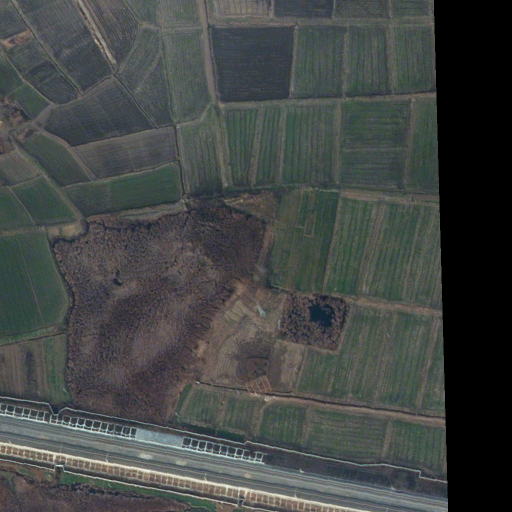
#> input picture datasets/3050.png, 1024 x 1024 px (shown at 1/2 size)
$ python -i waterbodyextraction.py   (imports and definitions only)
#> lines starting #> are read from the running program, lines starting #| are printed output that depends on the picture; after the words box and inside, x2 and y2 are one past the last pixel; in counts of white or black regions, pixels touching at a corner belong together
#> further down, picture is the input picture: shape (1024, 1024, 3); mean B, G, R 69.2, 70.9, 67.3
import numpy as np
from skimage import io
from skimage.filters.rank import entropy
from skimage.morphology import disk
from skimage.filters import threshold_otsu
from scipy.ndimage import convolve
from scipy.ndimage import binary_fill_holes
from skimage.morphology import remove_small_objects, disk


def waterbodies_extraction(image):
    """
    Fungsi untuk mengekstrak objek air dari citra menggunakan metode entropi dan thresholding Otsu.
    Proses : 1. Hitung entropi citra
             2. Terapkan thresholding Otsu
             3. Lakukan pengisian lubang pada citra biner
             4. Hapus objek kecil yang tidak signifikan.
             5. Refinement mask untuk menghilangkan area yang tidak diinginkan
             6. Hapus kembali objek kecil yang tidak signifikan.

    Args:
        image_path (str): Path ke citra yang akan diproses.
    Returns:
        dense_binary_img (ndarray): Citra biner hasil ekstraksi objek air.

    Example:
        >>> mask_water = waterbodies_extraction("path/to/image.jpg")
    """


    # img = io.imread(image_path)
    img = image
    entropy_img = entropy(img[:, :, 0], footprint=disk(3))
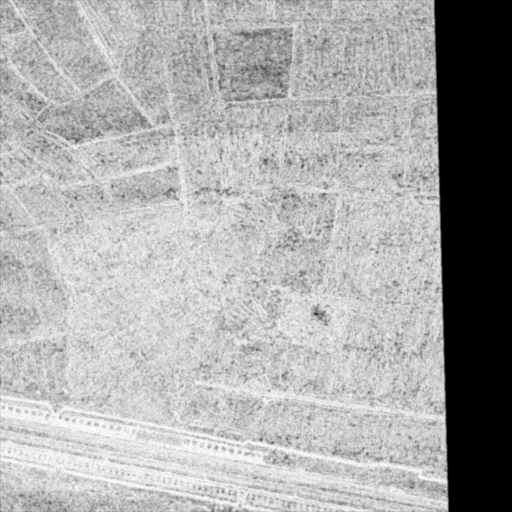
#> entropy_img: shape (1024, 1024) float64 (shown at 1/2 size); min 0, max 4.86, mean 3.23; drawn with min black and max white
    thresh = threshold_otsu(entropy_img)
#> thresh = 1.89
    binary_img = entropy_img <= thresh
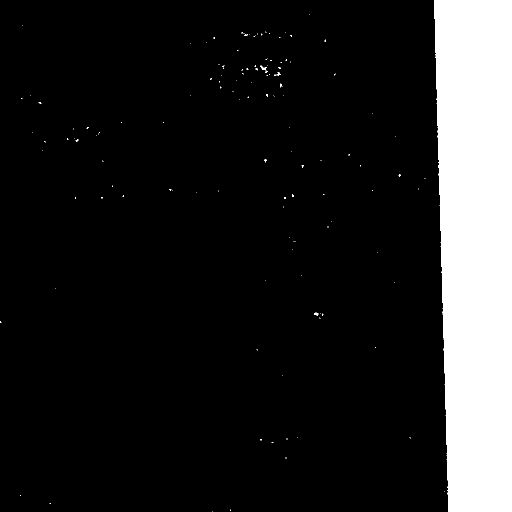
#> binary_img: shape (1024, 1024) bool (shown at 1/2 size); 13.9% white; 142 white regions (138 under 20 px), largest, box (x1, y1, x2, y2) and area: (868, 0, 1024, 1024) 144639, (521, 131, 534, 141) 50, (628, 625, 638, 631) 36, (553, 145, 561, 151) 29

    dense_binary_img = binary_fill_holes(binary_img)
    dense_binary_img = remove_small_objects(dense_binary_img, min_size=500)
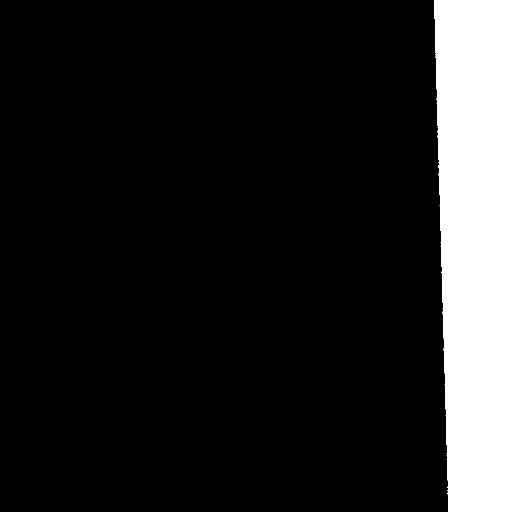
#> dense_binary_img: shape (1024, 1024) bool (shown at 1/2 size); 13.8% white; 1 white region, box (x1, y1, x2, y2) and area: (868, 0, 1024, 1024) 144639
    dense_binary_img = refine_mask(dense_binary_img, iterations=3, min_neighbors=8)
    dense_binary_img = remove_small_objects(dense_binary_img, min_size=500)

    return dense_binary_img

def refine_mask(binary_img, iterations=1, min_neighbors=6):
    """
    Fungsi untuk memperhalus citra biner dengan menghitung jumlah tetangga.
    Proses : 1. Hitung jumlah tetangga untuk setiap piksel
             2. Pertahankan piksel yang memiliki jumlah tetangga lebih dari ambang batas.
    Args:
        binary_img (ndarray): Citra biner yang akan diperhalus.
        iterations (int): Jumlah iterasi untuk memperhalus citra.
        min_neighbors (int): Ambang batas jumlah tetangga untuk mempertahankan piksel.
    Returns:
        result (ndarray): Citra biner yang telah diperhalus.
    """
#> called with iterations = 3, min_neighbors = 8

    kernel = np.array([[1, 1, 1],
                       [1, 0, 1],
                       [1, 1, 1]])
    result = binary_img.copy()
    for _ in range(iterations):
        neighbor_count = convolve(result.astype(np.uint8), kernel, mode='constant', cval=0)
        result = result & (neighbor_count >= min_neighbors)
#> this loop made 3 passes
#> pass 1, in refine_mask, `result = result & (neighbor_count >= min_neighbors)`:
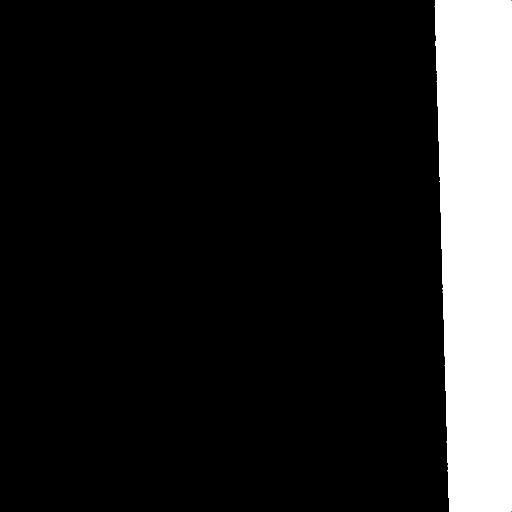
#> result: shape (1024, 1024) bool (shown at 1/2 size); 13.6% white; 1 white region, box (x1, y1, x2, y2) and area: (869, 1, 1023, 1023) 142201
#> pass 2, in refine_mask, `result = result & (neighbor_count >= min_neighbors)`:
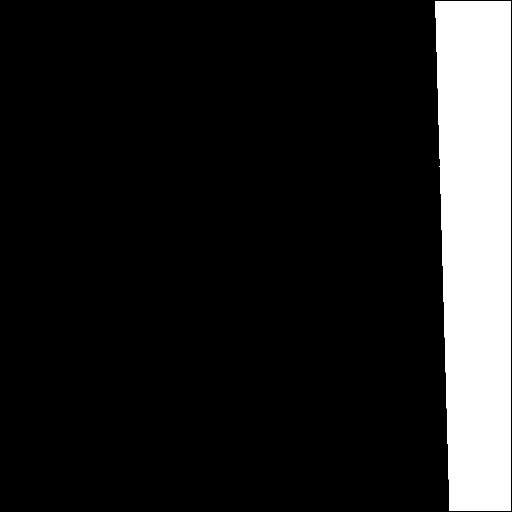
#> result: shape (1024, 1024) bool (shown at 1/2 size); 13.3% white; 1 white region, box (x1, y1, x2, y2) and area: (871, 2, 1022, 1022) 139819
#> after the loop:
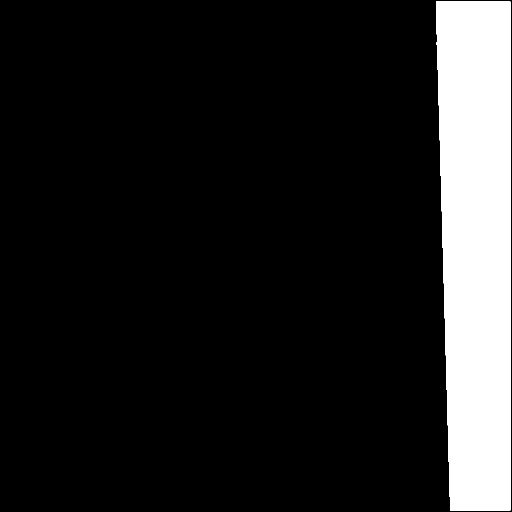
#> result: shape (1024, 1024) bool (shown at 1/2 size); 13.1% white; 1 white region, box (x1, y1, x2, y2) and area: (872, 3, 1021, 1021) 137475
    return result

>>> import cv2
>>> picture = cv2.imread('../datasets/3050.png')
>>> result = waterbodies_extraction(picture)
